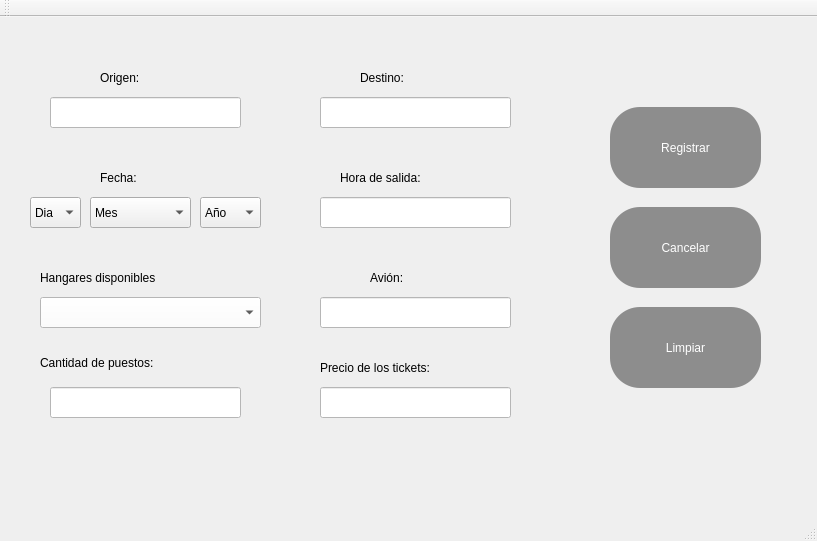
<?xml version="1.0" encoding="UTF-8"?>
<ui version="4.0">
 <class>MainWindow</class>
 <widget class="QMainWindow" name="MainWindow">
  <property name="geometry">
   <rect>
    <x>0</x>
    <y>0</y>
    <width>817</width>
    <height>541</height>
   </rect>
  </property>
  <property name="windowTitle">
   <string>MainWindow</string>
  </property>
  <widget class="QWidget" name="centralwidget">
   <widget class="QLabel" name="label">
    <property name="geometry">
     <rect>
      <x>100</x>
      <y>40</y>
      <width>111</width>
      <height>41</height>
     </rect>
    </property>
    <property name="styleSheet">
     <string notr="true">font: 15pt &quot;MS Reference Sans Serif&quot;;</string>
    </property>
    <property name="text">
     <string>Origen:</string>
    </property>
   </widget>
   <widget class="QLabel" name="label_2">
    <property name="geometry">
     <rect>
      <x>360</x>
      <y>40</y>
      <width>111</width>
      <height>41</height>
     </rect>
    </property>
    <property name="styleSheet">
     <string notr="true">font: 15pt &quot;MS Reference Sans Serif&quot;;</string>
    </property>
    <property name="text">
     <string>Destino:</string>
    </property>
   </widget>
   <widget class="QComboBox" name="comboBox_dia">
    <property name="geometry">
     <rect>
      <x>30</x>
      <y>180</y>
      <width>51</width>
      <height>31</height>
     </rect>
    </property>
    <property name="styleSheet">
     <string notr="true">font: 12pt &quot;MS Shell Dlg 2&quot;;</string>
    </property>
    <item>
     <property name="text">
      <string>Dia</string>
     </property>
    </item>
    <item>
     <property name="text">
      <string>1</string>
     </property>
    </item>
    <item>
     <property name="text">
      <string>2</string>
     </property>
    </item>
    <item>
     <property name="text">
      <string>3</string>
     </property>
    </item>
    <item>
     <property name="text">
      <string>4</string>
     </property>
    </item>
    <item>
     <property name="text">
      <string>5</string>
     </property>
    </item>
    <item>
     <property name="text">
      <string>6</string>
     </property>
    </item>
    <item>
     <property name="text">
      <string>7</string>
     </property>
    </item>
    <item>
     <property name="text">
      <string>8</string>
     </property>
    </item>
    <item>
     <property name="text">
      <string>9</string>
     </property>
    </item>
    <item>
     <property name="text">
      <string>10</string>
     </property>
    </item>
    <item>
     <property name="text">
      <string>11</string>
     </property>
    </item>
    <item>
     <property name="text">
      <string>12</string>
     </property>
    </item>
    <item>
     <property name="text">
      <string>13</string>
     </property>
    </item>
    <item>
     <property name="text">
      <string>14</string>
     </property>
    </item>
    <item>
     <property name="text">
      <string>15</string>
     </property>
    </item>
    <item>
     <property name="text">
      <string>16</string>
     </property>
    </item>
    <item>
     <property name="text">
      <string>17</string>
     </property>
    </item>
    <item>
     <property name="text">
      <string>18</string>
     </property>
    </item>
    <item>
     <property name="text">
      <string>19</string>
     </property>
    </item>
    <item>
     <property name="text">
      <string>20</string>
     </property>
    </item>
    <item>
     <property name="text">
      <string>21</string>
     </property>
    </item>
    <item>
     <property name="text">
      <string>22</string>
     </property>
    </item>
    <item>
     <property name="text">
      <string>23</string>
     </property>
    </item>
    <item>
     <property name="text">
      <string>24</string>
     </property>
    </item>
    <item>
     <property name="text">
      <string>25</string>
     </property>
    </item>
    <item>
     <property name="text">
      <string>26</string>
     </property>
    </item>
    <item>
     <property name="text">
      <string>27</string>
     </property>
    </item>
    <item>
     <property name="text">
      <string>28</string>
     </property>
    </item>
    <item>
     <property name="text">
      <string>29</string>
     </property>
    </item>
    <item>
     <property name="text">
      <string>30</string>
     </property>
    </item>
   </widget>
   <widget class="QLabel" name="label_5">
    <property name="geometry">
     <rect>
      <x>100</x>
      <y>140</y>
      <width>221</width>
      <height>41</height>
     </rect>
    </property>
    <property name="styleSheet">
     <string notr="true">font: 15pt &quot;MS Reference Sans Serif&quot;;</string>
    </property>
    <property name="text">
     <string>Fecha:</string>
    </property>
   </widget>
   <widget class="QComboBox" name="comboBox_anio">
    <property name="geometry">
     <rect>
      <x>200</x>
      <y>180</y>
      <width>61</width>
      <height>31</height>
     </rect>
    </property>
    <property name="styleSheet">
     <string notr="true">font: 12pt &quot;MS Shell Dlg 2&quot;;</string>
    </property>
    <item>
     <property name="text">
      <string>Año</string>
     </property>
    </item>
   </widget>
   <widget class="QLineEdit" name="lineEdit_hr_salida">
    <property name="geometry">
     <rect>
      <x>320</x>
      <y>180</y>
      <width>191</width>
      <height>31</height>
     </rect>
    </property>
    <property name="styleSheet">
     <string notr="true">background-color: rgb(255, 255, 255);
font: 12pt &quot;MS Shell Dlg 2&quot;;</string>
    </property>
    <property name="text">
     <string/>
    </property>
   </widget>
   <widget class="QComboBox" name="comboBox_mes">
    <property name="geometry">
     <rect>
      <x>90</x>
      <y>180</y>
      <width>101</width>
      <height>31</height>
     </rect>
    </property>
    <property name="styleSheet">
     <string notr="true">font: 12pt &quot;MS Shell Dlg 2&quot;;</string>
    </property>
    <item>
     <property name="text">
      <string>Mes</string>
     </property>
    </item>
    <item>
     <property name="text">
      <string>Enero</string>
     </property>
    </item>
    <item>
     <property name="text">
      <string>Febrero</string>
     </property>
    </item>
    <item>
     <property name="text">
      <string>Marzo</string>
     </property>
    </item>
    <item>
     <property name="text">
      <string>Abril</string>
     </property>
    </item>
    <item>
     <property name="text">
      <string>Mayo</string>
     </property>
    </item>
    <item>
     <property name="text">
      <string>Junio</string>
     </property>
    </item>
    <item>
     <property name="text">
      <string>Julio</string>
     </property>
    </item>
    <item>
     <property name="text">
      <string>Agosto</string>
     </property>
    </item>
    <item>
     <property name="text">
      <string>Septiembre</string>
     </property>
    </item>
    <item>
     <property name="text">
      <string>Octubre</string>
     </property>
    </item>
    <item>
     <property name="text">
      <string>Noviembre</string>
     </property>
    </item>
    <item>
     <property name="text">
      <string>Diciembre</string>
     </property>
    </item>
   </widget>
   <widget class="QPushButton" name="btn_registrar">
    <property name="geometry">
     <rect>
      <x>610</x>
      <y>90</y>
      <width>151</width>
      <height>81</height>
     </rect>
    </property>
    <property name="styleSheet">
     <string notr="true">QPushButton{
font: 90 20pt &quot;MS Shell Dlg 2&quot;;
  color:rgb(255, 255, 255);
  
	background-color: rgb(104, 127, 143);
border-radius:30px;
}
QPushButton:hover{
background-color: rgb(255, 0,0 );
	color:rgb(255, 255, 255);
}

QPushButton{

  color:rgb(255, 255, 255);
  
	
	background-color: rgb(141, 141, 141);
}
</string>
    </property>
    <property name="text">
     <string>Registrar</string>
    </property>
   </widget>
   <widget class="QLabel" name="label_6">
    <property name="geometry">
     <rect>
      <x>340</x>
      <y>140</y>
      <width>161</width>
      <height>41</height>
     </rect>
    </property>
    <property name="styleSheet">
     <string notr="true">font: 15pt &quot;MS Reference Sans Serif&quot;;</string>
    </property>
    <property name="text">
     <string>Hora de salida:</string>
    </property>
   </widget>
   <widget class="QLineEdit" name="lineEdit_avion">
    <property name="geometry">
     <rect>
      <x>320</x>
      <y>280</y>
      <width>191</width>
      <height>31</height>
     </rect>
    </property>
    <property name="styleSheet">
     <string notr="true">background-color: rgb(255, 255, 255);
font: 12pt &quot;MS Shell Dlg 2&quot;;</string>
    </property>
    <property name="text">
     <string/>
    </property>
   </widget>
   <widget class="QPushButton" name="btn_cancelar">
    <property name="geometry">
     <rect>
      <x>610</x>
      <y>190</y>
      <width>151</width>
      <height>81</height>
     </rect>
    </property>
    <property name="styleSheet">
     <string notr="true">QPushButton{
font: 90 20pt &quot;MS Shell Dlg 2&quot;;
  color:rgb(255, 255, 255);
  
	background-color: rgb(104, 127, 143);
border-radius:30px;
}
QPushButton:hover{
background-color: rgb(255, 0,0 );
	color:rgb(255, 255, 255);
}

QPushButton{

  color:rgb(255, 255, 255);
  
	
	background-color: rgb(141, 141, 141);
}
</string>
    </property>
    <property name="text">
     <string>Cancelar</string>
    </property>
   </widget>
   <widget class="QLineEdit" name="lineEdit_origen">
    <property name="geometry">
     <rect>
      <x>50</x>
      <y>80</y>
      <width>191</width>
      <height>31</height>
     </rect>
    </property>
    <property name="styleSheet">
     <string notr="true">background-color: rgb(255, 255, 255);
font: 12pt &quot;MS Shell Dlg 2&quot;;</string>
    </property>
    <property name="text">
     <string/>
    </property>
   </widget>
   <widget class="QLabel" name="label_8">
    <property name="geometry">
     <rect>
      <x>370</x>
      <y>240</y>
      <width>111</width>
      <height>41</height>
     </rect>
    </property>
    <property name="styleSheet">
     <string notr="true">font: 15pt &quot;MS Reference Sans Serif&quot;;</string>
    </property>
    <property name="text">
     <string>Avión:</string>
    </property>
   </widget>
   <widget class="QLineEdit" name="lineEdit_cant_puestos">
    <property name="geometry">
     <rect>
      <x>50</x>
      <y>370</y>
      <width>191</width>
      <height>31</height>
     </rect>
    </property>
    <property name="styleSheet">
     <string notr="true">background-color: rgb(255, 255, 255);
font: 12pt &quot;MS Shell Dlg 2&quot;;</string>
    </property>
    <property name="text">
     <string/>
    </property>
   </widget>
   <widget class="QLabel" name="label_12">
    <property name="geometry">
     <rect>
      <x>40</x>
      <y>330</y>
      <width>221</width>
      <height>31</height>
     </rect>
    </property>
    <property name="styleSheet">
     <string notr="true">font: 15pt &quot;MS Reference Sans Serif&quot;;</string>
    </property>
    <property name="text">
     <string>Cantidad de puestos:</string>
    </property>
   </widget>
   <widget class="QLineEdit" name="lineEdit_destino">
    <property name="geometry">
     <rect>
      <x>320</x>
      <y>80</y>
      <width>191</width>
      <height>31</height>
     </rect>
    </property>
    <property name="styleSheet">
     <string notr="true">background-color: rgb(255, 255, 255);
font: 12pt &quot;MS Shell Dlg 2&quot;;</string>
    </property>
    <property name="text">
     <string/>
    </property>
   </widget>
   <widget class="QLabel" name="label_14">
    <property name="geometry">
     <rect>
      <x>320</x>
      <y>330</y>
      <width>221</width>
      <height>41</height>
     </rect>
    </property>
    <property name="styleSheet">
     <string notr="true">font: 15pt &quot;MS Reference Sans Serif&quot;;</string>
    </property>
    <property name="text">
     <string>Precio de los tickets:</string>
    </property>
   </widget>
   <widget class="QLineEdit" name="lineEdit_precio_tickets">
    <property name="geometry">
     <rect>
      <x>320</x>
      <y>370</y>
      <width>191</width>
      <height>31</height>
     </rect>
    </property>
    <property name="styleSheet">
     <string notr="true">background-color: rgb(255, 255, 255);
font: 12pt &quot;MS Shell Dlg 2&quot;;</string>
    </property>
    <property name="text">
     <string/>
    </property>
   </widget>
   <widget class="QPushButton" name="btn_limpiar">
    <property name="geometry">
     <rect>
      <x>610</x>
      <y>290</y>
      <width>151</width>
      <height>81</height>
     </rect>
    </property>
    <property name="styleSheet">
     <string notr="true">QPushButton{
font: 90 20pt &quot;MS Shell Dlg 2&quot;;
  color:rgb(255, 255, 255);
  
	background-color: rgb(104, 127, 143);
border-radius:30px;
}
QPushButton:hover{
background-color: rgb(255, 0,0 );
	color:rgb(255, 255, 255);
}

QPushButton{

  color:rgb(255, 255, 255);
  
	
	background-color: rgb(141, 141, 141);
}
</string>
    </property>
    <property name="text">
     <string>Limpiar</string>
    </property>
   </widget>
   <widget class="QComboBox" name="comboBox">
    <property name="geometry">
     <rect>
      <x>40</x>
      <y>280</y>
      <width>221</width>
      <height>31</height>
     </rect>
    </property>
    <property name="styleSheet">
     <string notr="true">background-color: rgb(255, 255, 255);
font: 12pt &quot;MS Shell Dlg 2&quot;;</string>
    </property>
   </widget>
   <widget class="QLabel" name="label_9">
    <property name="geometry">
     <rect>
      <x>40</x>
      <y>240</y>
      <width>231</width>
      <height>41</height>
     </rect>
    </property>
    <property name="styleSheet">
     <string notr="true">font: 15pt &quot;MS Reference Sans Serif&quot;;</string>
    </property>
    <property name="text">
     <string>Hangares disponibles</string>
    </property>
   </widget>
  </widget>
  <widget class="QMenuBar" name="menubar">
   <property name="geometry">
    <rect>
     <x>0</x>
     <y>0</y>
     <width>817</width>
     <height>21</height>
    </rect>
   </property>
  </widget>
  <widget class="QStatusBar" name="statusbar"/>
  <widget class="QToolBar" name="toolBar">
   <property name="windowTitle">
    <string>toolBar</string>
   </property>
   <attribute name="toolBarArea">
    <enum>TopToolBarArea</enum>
   </attribute>
   <attribute name="toolBarBreak">
    <bool>false</bool>
   </attribute>
  </widget>
 </widget>
 <resources/>
 <connections/>
</ui>
